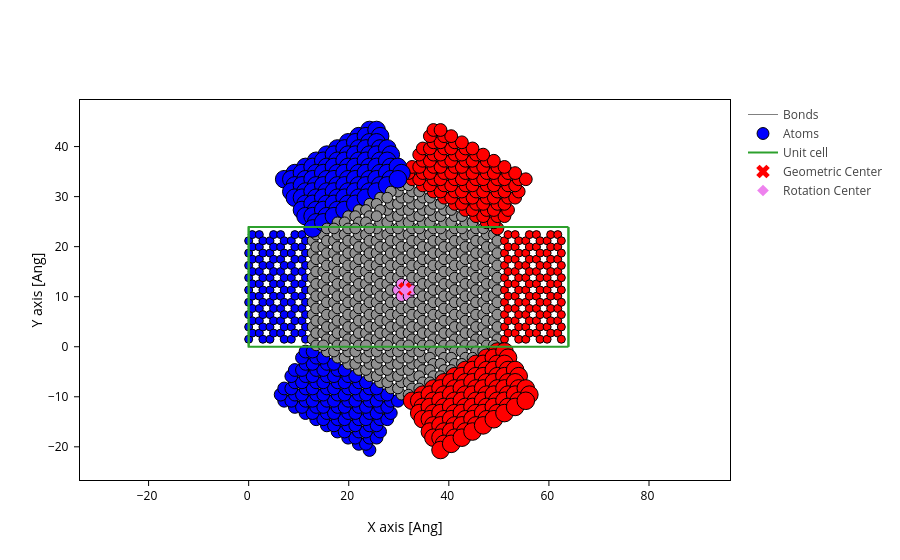

Notebook code for this chart:
### Markdown cell above
# Convergence for device: Reduced structure (3 arms)

### Code cell
width = 18
length = 3
center_size = 3
__params__device = f"{width}W_{length}L_{center_size}C"
electrode = build_electrode(width=width, length=length)
ribbon = build_nanoribbon(electrode=electrode, center_size=center_size)
device, lr_idx_device = build_reduced_device(ribbon, electrode, repeat=3)
device.write(f"structures/device_{__params__device}.xyz")
atoms_style = mark_electrode(lr_idx_device)

plot_with_center(device, atoms_style=atoms_style)

### Figure 1 — Plotly figure (JSON) as saved in the notebook; plotly's stock layout.template omitted (floating-point values rounded to 4 significant figures; data arrays with more than 128 entries replaced by an {"elided": "..."} marker saying what was removed)
{"data": [{"line": {"color": "gray", "width": 1}, "meta": {}, "mode": "lines", "name": "Bonds", "opacity": 1, "type": "scatter", "x": {"elided": "34419 float values"}, "y": {"elided": "34419 float values"}}, {"marker": {"color": {"elided": "1134 str values"}, "line": {"color": "black", "width": 1}, "opacity": 1, "size": {"elided": "1134 float values"}}, "meta": {}, "mode": "markers", "name": "Atoms", "opacity": 1, "type": "scatter", "x": {"elided": "1134 float values"}, "y": {"elided": "1134 float values"}}, {"meta": {}, "mode": "lines", "name": "Unit cell", "type": "scatter", "x": [0.0, 0.0, 63.9, 63.9, 0.0, 0.0, NaN, 0.0, 0.0, 0.0, 63.9, 63.9, 0.0, NaN, 63.9, 63.9, NaN, 63.9, 63.9], "y": [0.0, 23.91, 23.91, 23.91, 23.91, 23.91, NaN, 23.91, 0.0, 0.0, 0.0, 0.0, 0.0, NaN, 23.91, 0.0, NaN, 23.91, 0.0]}, {"marker": {"color": "red", "size": 12, "symbol": "x"}, "mode": "markers", "name": "Geometric Center", "type": "scatter", "x": [31.24], "y": [11.57]}, {"marker": {"color": "violet", "size": 9, "symbol": "diamond"}, "mode": "markers", "name": "Rotation Center", "type": "scatter", "x": [31.24], "y": [11.34]}], "layout": {"scene": {"aspectmode": "data", "xaxis": {"title": {"text": "X axis [Ang]"}}, "yaxis": {"title": {"text": "Y axis [Ang]"}}}, "xaxis": {"scaleanchor": "y", "scaleratio": 1, "title": {"text": "X axis [Ang]"}}, "yaxis": {"title": {"text": "Y axis [Ang]"}}}}
